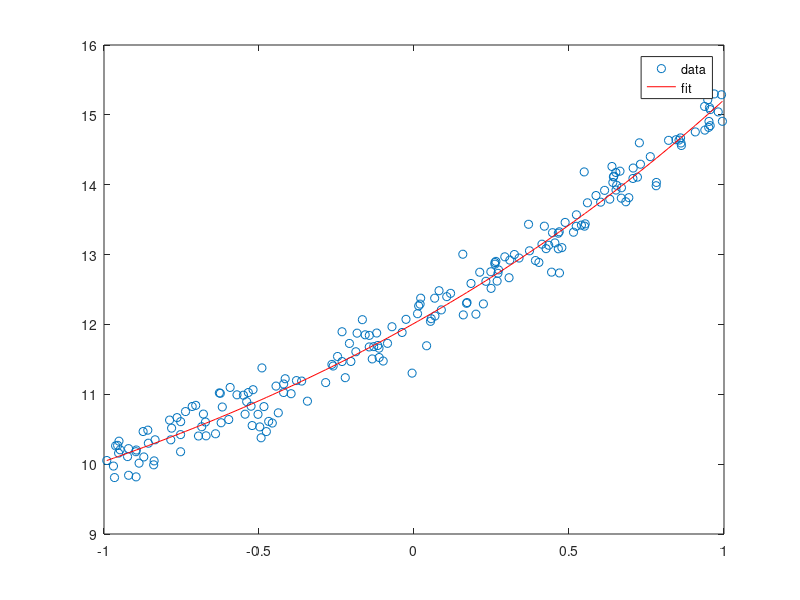

Source code (MATLAB): (Note: this script raises an error after producing the figure.)
function [] = test_unc_fminsearch()

% https://comp.soft-sys.matlab.narkive.com/g357ivOW/standard-errors-of-fminsearch-parameters
% John D'Errico17 years ago
% Permalink
% Post by Cecilia Persson
% does someone know how I can get the standard errors of the
% parameters found by fminsearch? (i.e. not the errors of
% each data value compared to the calculated one but the
% parameters fitted to my nonlinear data)

n = 200;
% n data points, in the interval [-1,1].
x = rand(n,1)*2-1;

% true parameters
ab0 = [2 .5 7.0];
ab0 = [5 .5 7.0];

% a function that predicts y, given x and the parameters
predfun = @(ab) ab(1)*exp(ab(2)*x) + ab(3);

% our data, to be used for estimation
NeDT = 0.10;
NeDT = 0.01;
NeDT = 0.20;
y = randn(size(x))*NeDT + predfun(ab0);

plot(x,y,'o'); title('Function to be fitted')

% the estimation step, using fminsearch
sumofsquares = @(ab) sum((y - predfun(ab)).^2);
abstart = [1 1 1];
abfinal = fminsearch(sumofsquares,abstart);

% degrees of freedom in the problem
dof = n - 2;
dof = n - 3;
dof = n - length(abstart);

% standard deviation of the residuals
sdr = sqrt(sum((y - predfun(abfinal)).^2)/dof);

yjunk = predfun(abfinal);
[Y,I] = sort(x);
plot(x,y,'o',x(I),yjunk(I),'r'); hl = legend('data','fit','location','best');

% jacobian matrix
J = jacobianest(predfun,abfinal);

% I'll be lazy here, and use inv. Please, no flames,
% if you want a better approach, look in my tips and
% tricks doc.
Sigma = sdr^2*inv(J'*J);

% Parameter standard errors
se = sqrt(diag(Sigma))';

% which suggest rough confidence intervalues around
% the parameters might be...
abupper = abfinal + 2*se;
ablower = abfinal - 2*se;

printarray([ab0; abfinal; se]','True value    RetrValue    Unc')

% I'll let you decide what the confidence level is, or if
% you would prefer to use a t-statistic for the above
% computation.
% 
% The output from the code above is...
% 
% 
% abfinal =
% 1.98856241997929 0.503604377341979
% 
% sdr =
% 0.102056089110678
% 
% se =
% 0.00786391742840254 0.0063796968802395
% 
% abupper =
% 2.00429025483609 0.516363771102458
% 
% ablower =
% 1.97283458512248 0.4908449835815
% 
% 
% You can find my optimization tips and tricks document at:
% 
% http://www.mathworks.com/matlabcentral/fileexchange/loadFile.do?
% objectId=8553&objectType=FILE
% 
% (Beware, the newsreader tends to wrap these URLs. Paste
% in BOTH lines!)
% 
% You can find jacobianest here:
% 
% http://www.mathworks.com/matlabcentral/fileexchange/loadFile.do?
% objectId=13490&objectType=FILE#
% 
% CAVEATS:
% The computations above assume many things about
% your problem. These assumptions include a normal
% (Gaussian) iid error structure, that the optimizaton
% has converged to a minimizer of the error surface,
% no lack of fit in the model, and probably a few other
% things I've forgotten to list here.
% 
% HTH,
% John D'Errico
